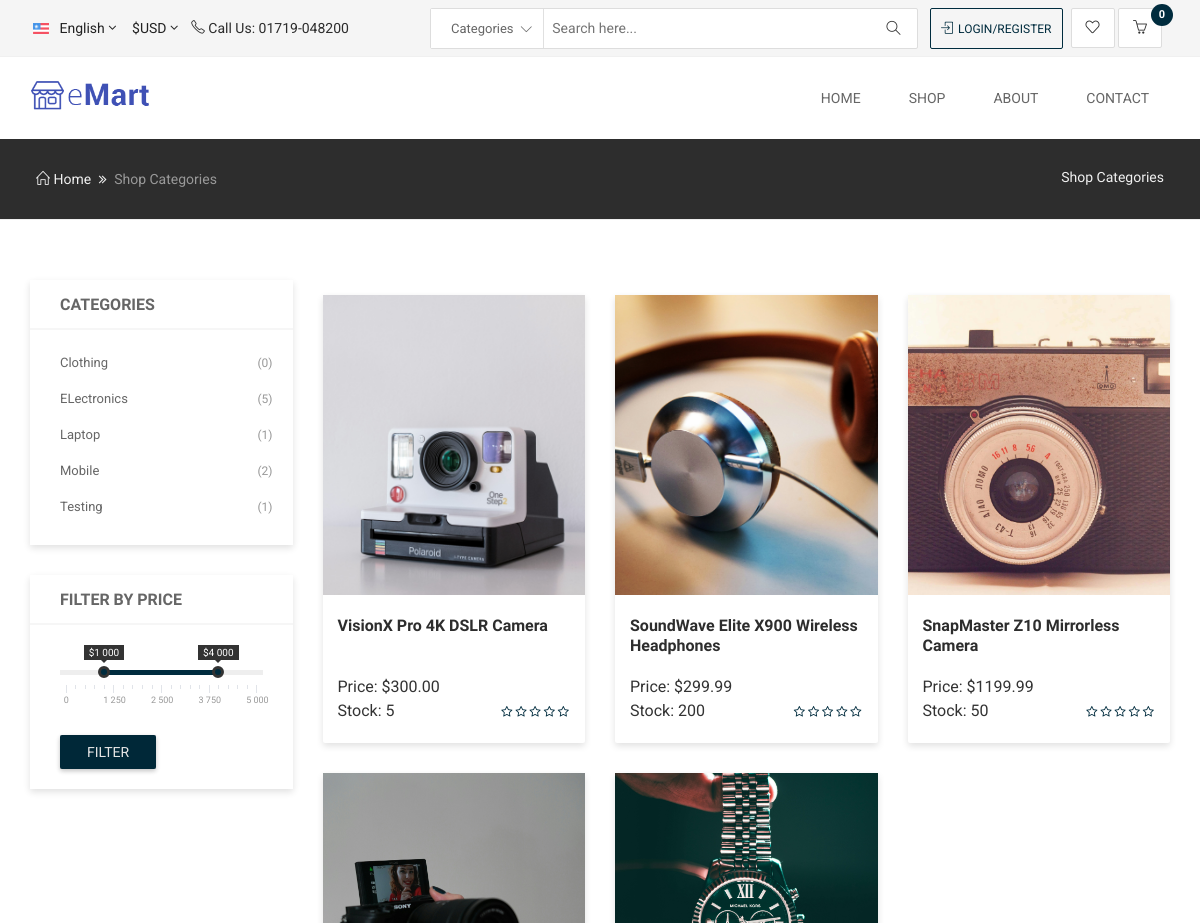
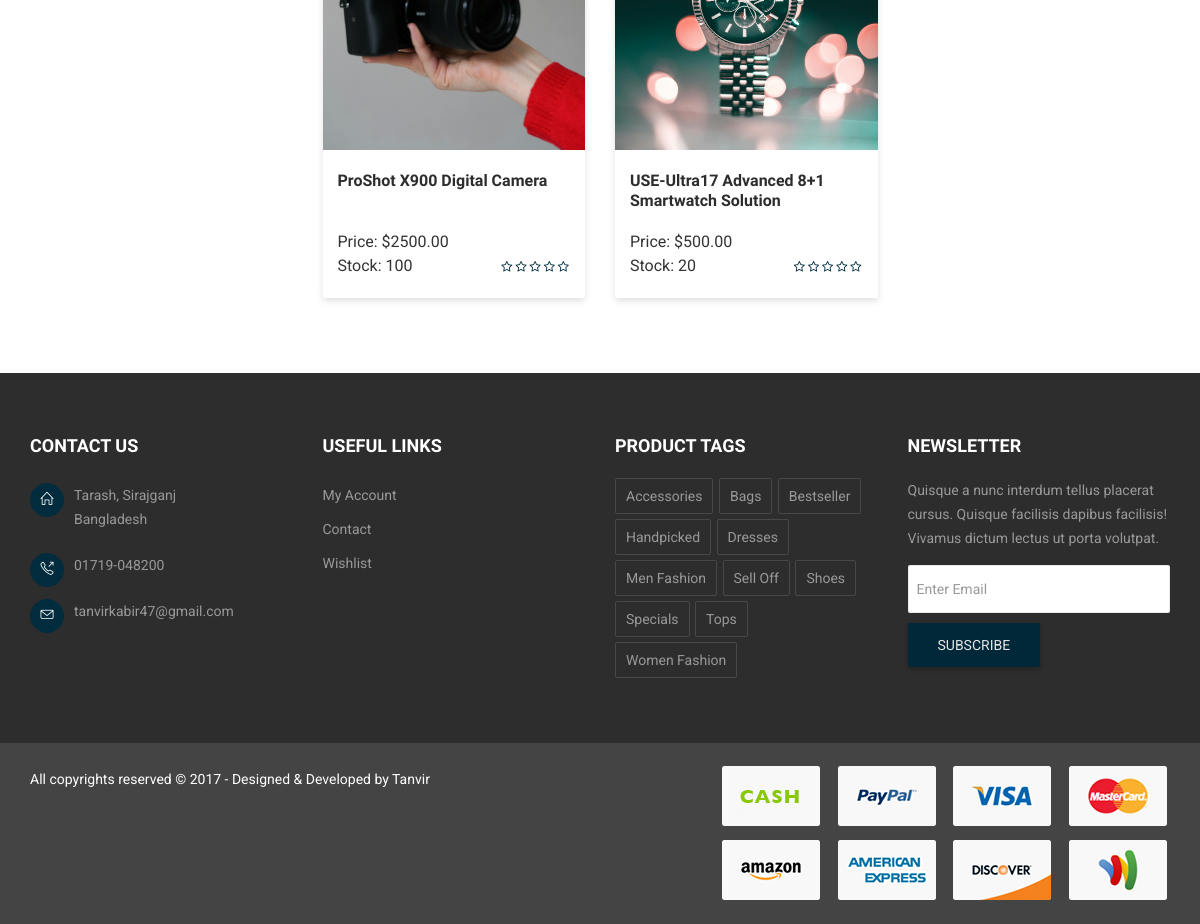
Page /categories/electronics on the committed database (2 pictures, top to bottom).
### shop/models.py (models this page shows, shortened)
class Category(models.Model):
    name = models.CharField(max_length=255, blank=False)
    slug = AutoSlugField(populate_from='name', unique=True)
    class Meta:
        verbose_name_plural = 'Categories'
    def __str__(self):
        return self.name

class Product(models.Model):
    name = models.CharField(max_length=255, blank=False)
    slug = AutoSlugField(populate_from='name', unique=True)
    image = models.ImageField(upload_to='products_images/')
    quick_overview = models.TextField()
    description = models.TextField()
    price = models.DecimalField(max_digits=6, decimal_places=2)
    stock = models.IntegerField()
    is_feature = models.BooleanField(default=False)
    category = models.ForeignKey(Category, related_name='product', on_delete=models.CASCADE)
    created_at = models.DateTimeField(auto_now_add=True)
    class Meta:
        ordering = ('-created_at',)
    def average_rating(self):
        reviews = self.reviews.all()
        if reviews.exists():
            return sum(review.rating for review in reviews) / reviews.count()
        return 0

### shop/views.py (the view)
# urls.py: path('categories/<slug:slug>', views.categories_view, name='category-product'),
def categories_view(request, slug):
    category = get_object_or_404(Category, slug=slug)
    products = Product.objects.filter(category__slug=slug)
    categories = Category.objects.annotate(product_count=Count('product'))
    paginator = Paginator(products, 6)
    page_number = request.GET.get('page')
    paginates = paginator.get_page(page_number)
    return render(request, 'shop-category-data.html', {
        'products': products,
        'category': category,
        'categories': categories,
        'paginates': paginates,
        'show_pagination': paginator.count > 6
    })

### shop/context_processors.py (called while the page is built)
def cart(request):
    if request.user.is_authenticated:
        user = request.user
        cart_items = Cart.objects.filter(user = user)
        for item in cart_items:
            item.total_price = item.product.price * item.quantity
        cart_subtotal = sum(item.total_price for item in cart_items)
        shipping_cost = 50
        discount = cart_subtotal * Decimal(0.05)
        cart_total = cart_subtotal + shipping_cost - discount
    else:
        cart_items = []
        cart_total = 0
        cart_subtotal = 0
        shipping_cost = 0
    return {
        'cart_items': cart_items,
        'cart_total': cart_total,
        'cart_subtotal': cart_subtotal,
        'shipping_cost': shipping_cost,
    }

def categories(request):
    categories = Category.objects.all()
    return {
        'categories': categories,
    }

### templates/shop-category-data.html (shortened to what this page needs)
{% extends "base.html" %}
{% load static %}
{% block main %}
    <div class="page-header">
      <div class="container">
        <div class="row">
          <div class="col-md-12">
            <div class="breadcrumb">
              <a href="#"><i class="icon-home"></i> Home</a>
              <span class="crumbs-spacer"><i class="fa fa-angle-double-right"></i></span>
              <span class="current">Shop Categories</span>
              <h2 class="entry-title">Shop Categories</h2>
            </div>
          </div>
        </div>
      </div>
    </div>
    <div id="content" class="product-area">
      <div class="container">
        <div class="row">
          <div class="col-md-3 col-sm-3 col-xs-12">
            <div class="widget-ct widget-categories mb-30">
              <div class="widget-s-title">
                <h4>Categories</h4>
              </div>
              <ul id="accordion-category" class="product-cat">
                {% for cat in categories %}
                  <li><a href="{% url 'category-product' cat.slug %}">{{cat.name}} <span>({{cat.product_count}})</span></a></li>
                {% endfor %}
              </ul>
            </div>
            <div class="widget-ct widget-filter mb-30">
              <div class="widget-s-title">
                <h4>Filter By Price</h4>
              </div>
              <div class="widget-info filter-price" style="position: relative;">
                  <div>
                      <input type="text" id="range" value="" name="range" />
                  </div>
                  <div class="filter-btn">
                    <button class="btn btn-common" type="button">Filter</button>
                  </div>
              </div>
            </div>
          </div>
          {% if products %}
          {% for product in paginates %}
              <div class="col-md-3 col-sm-6 col-xs-12">
                  <div class="shop-product">
                      <div class="product-box">
                          <a href="#"><img src="{{ product.image.url }}" alt=""></a>
                          <div class="actions">
                              <div class="add-to-links">
                              </div>
                          </div>
                      </div>
                      <div class="product-info">
                          <h4 class="product-title"><a href="{% url 'single-product' product.slug %}">{{ product.name }}</a></h4>
                          <div class="align-items">
                              <div>
                                  <span class="price">Price: ${{ product.price }}</span>
                              </div>
                              <div class="pull-right">
                                  <div class="reviews-icon">
                                      <i class="i-color fa fa-star{% if product.average_rating < 1.0 %}-o{% endif %}"></i>
                                      <i class="i-color fa fa-star{% if product.average_rating < 2.0 %}-o{% endif %}"></i>
                                      <i class="i-color fa fa-star{% if product.average_rating < 3.0 %}-o{% endif %}"></i>
                                      <i class="i-color fa fa-star{% if product.average_rating < 4.0 %}-o{% endif %}"></i>
                                      <i class="i-color fa fa-star{% if product.average_rating < 5.0 %}-o{% endif %}"></i>
                                  </div>
                              </div>
                          </div>
                          {% if product.stock > 0 %}
                              <div class="align-items">
                                  <div>
                                      <span class="price">Stock: {{ product.stock }}</span>
                                  </div>
                              </div>
                          {% else %}
                              <div class="align-items">
                                  <div>
                                      <span class="price">Stock out</span>
                                  </div>
                              </div>
                          {% endif %}
                      </div>
                  </div>
              </div>
          {% endfor %}
      {% else %}
          <p>No products found in this category.</p>
      {% endif %}
      </div>
          </div>
        </div>
{% endblock main %}

### static/assets/css/ion.rangeSlider.css (style rules this page uses)
.irs-hidden-input { position: absolute !important; display: block !important; top: 0 !important; left: 0 !important; width: 0 !important; height: 0 !important; font-size: 0 !important; line-height: 0 !important; padding: 0 !important; margin: 0 !important; outline: none !important; z-index: -9999 !important; background: none !important; border-style: solid !important; border-color: transparent !important; }

### rows in the picture
Category: name "Clothing", product_count "0"
Category: name "ELectronics", product_count "5"
Category: name "Laptop", product_count "1"
Category: name "Mobile", product_count "2"
Category: name "Testing", product_count "1"
Product: image (picture), name "VisionX Pro 4K DSLR Camera", price "300.00", stock "5"
Product: image (picture), name "SoundWave Elite X900 Wireless Headphones", price "299.99", stock "200"
Product: image (picture), name "SnapMaster Z10 Mirrorless Camera", price "1199.99", stock "50"
Product: image (picture), name "ProShot X900 Digital Camera", price "2500.00", stock "100"
Product: image (picture), name "USE-Ultra17 Advanced 8+1 Smartwatch Solution", price "500.00", stock "20"
